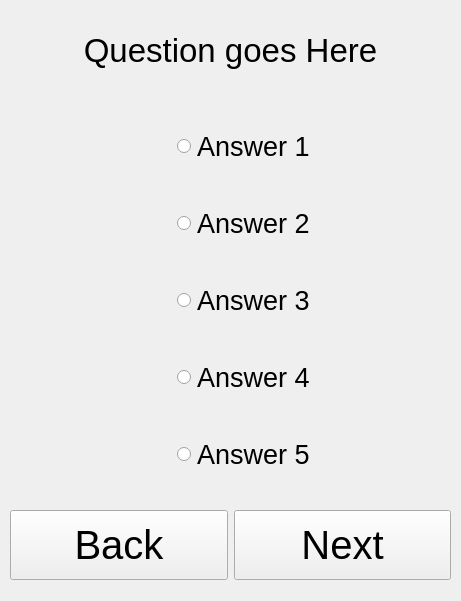
<?xml version="1.0" encoding="UTF-8"?>
<ui version="4.0">
 <class>Form</class>
 <widget class="QWidget" name="Form">
  <property name="geometry">
   <rect>
    <x>0</x>
    <y>0</y>
    <width>461</width>
    <height>601</height>
   </rect>
  </property>
  <property name="windowTitle">
   <string>Form</string>
  </property>
  <widget class="QLabel" name="questionBox">
   <property name="geometry">
    <rect>
     <x>0</x>
     <y>10</y>
     <width>461</width>
     <height>81</height>
    </rect>
   </property>
   <property name="font">
    <font>
     <pointsize>25</pointsize>
    </font>
   </property>
   <property name="text">
    <string>Question goes Here</string>
   </property>
   <property name="alignment">
    <set>Qt::AlignCenter</set>
   </property>
  </widget>
  <widget class="QWidget" name="gridLayoutWidget">
   <property name="geometry">
    <rect>
     <x>10</x>
     <y>500</y>
     <width>441</width>
     <height>91</height>
    </rect>
   </property>
   <layout class="QGridLayout" name="gridLayout">
    <item row="0" column="1">
     <widget class="QPushButton" name="pushButton">
      <property name="minimumSize">
       <size>
        <width>0</width>
        <height>70</height>
       </size>
      </property>
      <property name="font">
       <font>
        <pointsize>30</pointsize>
       </font>
      </property>
      <property name="text">
       <string>Next</string>
      </property>
     </widget>
    </item>
    <item row="0" column="0">
     <widget class="QPushButton" name="pushButton_back">
      <property name="minimumSize">
       <size>
        <width>0</width>
        <height>70</height>
       </size>
      </property>
      <property name="font">
       <font>
        <pointsize>30</pointsize>
       </font>
      </property>
      <property name="text">
       <string>Back</string>
      </property>
     </widget>
    </item>
   </layout>
  </widget>
  <widget class="QWidget" name="gridLayoutWidget_2">
   <property name="geometry">
    <rect>
     <x>109</x>
     <y>110</y>
     <width>274</width>
     <height>381</height>
    </rect>
   </property>
   <layout class="QGridLayout" name="gridLayout_2">
    <item row="0" column="0">
     <widget class="QRadioButton" name="radioButton">
      <property name="sizePolicy">
       <sizepolicy hsizetype="Maximum" vsizetype="Fixed">
        <horstretch>0</horstretch>
        <verstretch>0</verstretch>
       </sizepolicy>
      </property>
      <property name="minimumSize">
       <size>
        <width>0</width>
        <height>70</height>
       </size>
      </property>
      <property name="baseSize">
       <size>
        <width>0</width>
        <height>0</height>
       </size>
      </property>
      <property name="font">
       <font>
        <pointsize>20</pointsize>
       </font>
      </property>
      <property name="layoutDirection">
       <enum>Qt::LeftToRight</enum>
      </property>
      <property name="text">
       <string>Answer 1</string>
      </property>
     </widget>
    </item>
    <item row="1" column="0">
     <widget class="QRadioButton" name="radioButton_2">
      <property name="sizePolicy">
       <sizepolicy hsizetype="Maximum" vsizetype="Fixed">
        <horstretch>0</horstretch>
        <verstretch>0</verstretch>
       </sizepolicy>
      </property>
      <property name="minimumSize">
       <size>
        <width>0</width>
        <height>70</height>
       </size>
      </property>
      <property name="baseSize">
       <size>
        <width>0</width>
        <height>0</height>
       </size>
      </property>
      <property name="font">
       <font>
        <pointsize>20</pointsize>
       </font>
      </property>
      <property name="layoutDirection">
       <enum>Qt::LeftToRight</enum>
      </property>
      <property name="text">
       <string>Answer 2</string>
      </property>
     </widget>
    </item>
    <item row="2" column="0">
     <widget class="QRadioButton" name="radioButton_3">
      <property name="sizePolicy">
       <sizepolicy hsizetype="Maximum" vsizetype="Fixed">
        <horstretch>0</horstretch>
        <verstretch>0</verstretch>
       </sizepolicy>
      </property>
      <property name="minimumSize">
       <size>
        <width>0</width>
        <height>70</height>
       </size>
      </property>
      <property name="baseSize">
       <size>
        <width>0</width>
        <height>0</height>
       </size>
      </property>
      <property name="font">
       <font>
        <pointsize>20</pointsize>
       </font>
      </property>
      <property name="layoutDirection">
       <enum>Qt::LeftToRight</enum>
      </property>
      <property name="text">
       <string>Answer 3</string>
      </property>
     </widget>
    </item>
    <item row="3" column="0">
     <widget class="QRadioButton" name="radioButton_4">
      <property name="sizePolicy">
       <sizepolicy hsizetype="Maximum" vsizetype="Fixed">
        <horstretch>0</horstretch>
        <verstretch>0</verstretch>
       </sizepolicy>
      </property>
      <property name="minimumSize">
       <size>
        <width>0</width>
        <height>70</height>
       </size>
      </property>
      <property name="baseSize">
       <size>
        <width>0</width>
        <height>0</height>
       </size>
      </property>
      <property name="font">
       <font>
        <pointsize>20</pointsize>
       </font>
      </property>
      <property name="layoutDirection">
       <enum>Qt::LeftToRight</enum>
      </property>
      <property name="text">
       <string>Answer 4</string>
      </property>
     </widget>
    </item>
    <item row="4" column="0">
     <widget class="QRadioButton" name="radioButton_5">
      <property name="sizePolicy">
       <sizepolicy hsizetype="Maximum" vsizetype="Fixed">
        <horstretch>0</horstretch>
        <verstretch>0</verstretch>
       </sizepolicy>
      </property>
      <property name="minimumSize">
       <size>
        <width>0</width>
        <height>70</height>
       </size>
      </property>
      <property name="baseSize">
       <size>
        <width>0</width>
        <height>0</height>
       </size>
      </property>
      <property name="font">
       <font>
        <pointsize>20</pointsize>
       </font>
      </property>
      <property name="layoutDirection">
       <enum>Qt::LeftToRight</enum>
      </property>
      <property name="text">
       <string>Answer 5</string>
      </property>
     </widget>
    </item>
   </layout>
  </widget>
 </widget>
 <resources/>
 <connections/>
</ui>
